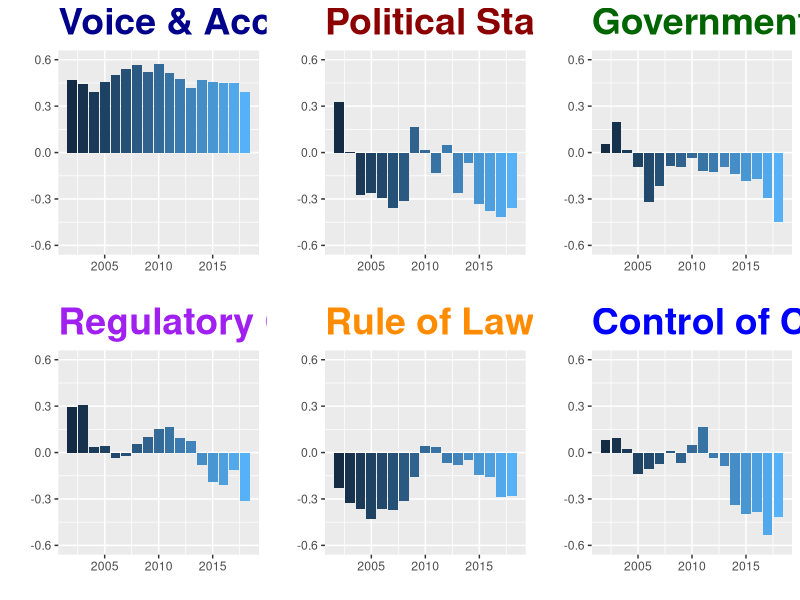
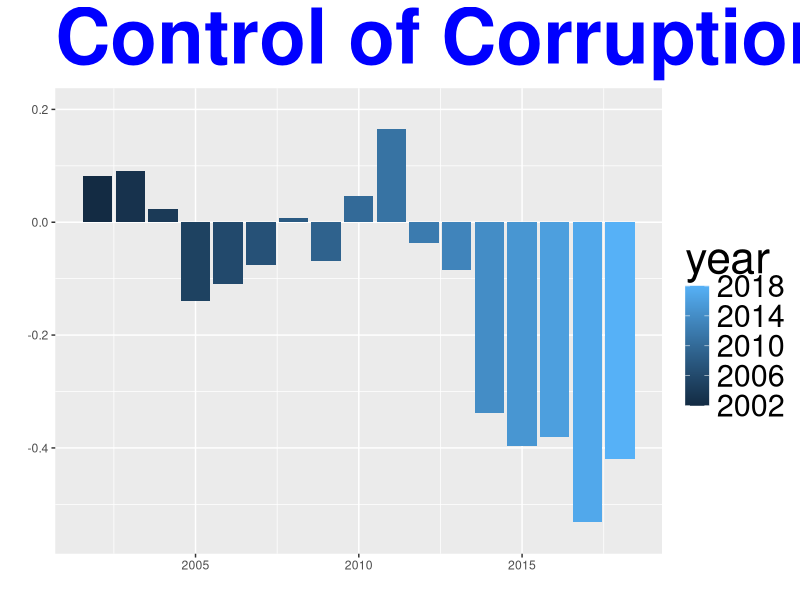

These charts were generated, in order, by the following R code:
library(haven)
library(ggplot2)

library(cowplot)

wgidataset <- read_dta("wgidataset.dta")


wgidataset <- subset(wgidataset, countryname=="Brazil")
wgidataset <- subset(wgidataset, year>=2002)


    vae<-ggplot(wgidataset, aes(x=year, y=vae, fill=year)) + ggtitle("Voice & Accountability")  + 
      geom_bar(stat = "identity") + xlab("") + ylab("") + ylim(-0.6, 0.6) + theme(plot.title = element_text(color="darkblue", size=27, face="bold"),legend.position = "none")
      
    pve<-ggplot(wgidataset, aes(x=year, y=pve, fill=year)) + ggtitle("Political Stability & Absence of Violence")  + 
      geom_bar(stat = "identity") + xlab("") + ylab("") + ylim(-0.6, 0.6) + theme(plot.title = element_text(color="darkred", size=27, face="bold"), legend.position = "none")
    
    gee<-ggplot(wgidataset, aes(x=year, y=gee, fill=year)) + ggtitle("Government Effectiveness")  + 
      geom_bar(stat = "identity") + xlab("") + ylab("") + ylim(-0.6, 0.6) + theme(plot.title = element_text(color="darkgreen", size=27, face="bold"), legend.position = "none")
    
    rqe<-ggplot(wgidataset, aes(x=year, y=rqe, fill=year)) + ggtitle("Regulatory Quality")  + 
      geom_bar(stat = "identity") + xlab("") + ylab("") + ylim(-0.6, 0.6) + theme(plot.title = element_text(color="purple", size=27, face="bold"), legend.position = "none")
        
    rle<-ggplot(wgidataset, aes(x=year, y=rle, fill=year)) + ggtitle("Rule of Law")  + 
      geom_bar(stat = "identity") + xlab("") + ylab("") + ylim(-0.6, 0.6) + theme(plot.title = element_text(color="darkorange", size=27, face="bold"), legend.position = "none")
    
    cce<-ggplot(wgidataset, aes(x=year, y=cce, fill=year)) + ggtitle("Control of Corruption")  + 
      geom_bar(stat = "identity") + xlab("") + ylab("") + ylim(-0.6, 0.6) + theme(plot.title = element_text(color="blue", size=27, face="bold"), legend.position = "none")
    
    plot_grid(vae, pve, gee, rqe, rle , cce )
    
    ggplot(wgidataset, aes(x=year, y=cce, fill=year)) + ggtitle("Control of Corruption (WGI)")  + 
      geom_bar(stat = "identity") + xlab("") + ylab("") + ylim(-0.55, 0.2) + theme(plot.title = element_text(colour="blue", size=55, face="bold"))+
      theme(legend.title = element_text(size=32), legend.text = element_text(size=22))  